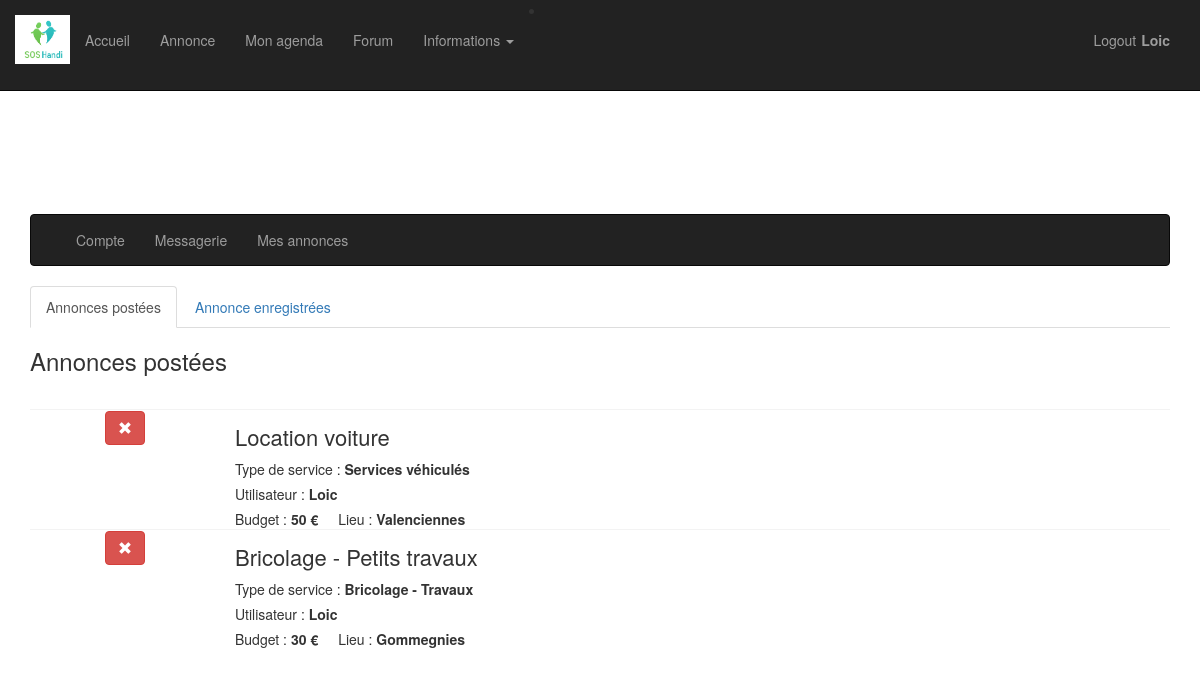
Page /View/mesAnnonces.php (signed in) on the committed database.
### tables this page shows
CREATE TABLE Annonce (
	idAnnonce int AUTO_INCREMENT PRIMARY KEY,
	demandeur int NOT NULL,
	FOREIGN KEY(demandeur) REFERENCES Utilisateur(idUtilisateur) ON DELETE CASCADE,
	titre varchar(255) NOT NULL,
	service int NOT NULL,
	FOREIGN KEY(service) REFERENCES Service(idService) ON DELETE CASCADE,
	lieu varchar(255) NOT NULL,
	prix int NOT NULL,
	message text NOT NULL
);

CREATE TABLE Service (
	idService int AUTO_INCREMENT NOT NULL PRIMARY KEY,
	nom varchar(128) NOT NULL
);

CREATE TABLE Utilisateur (
	idUtilisateur int AUTO_INCREMENT PRIMARY KEY,
    login varchar(32) NOT NULL UNIQUE,
    email varchar(32) NOT NULL UNIQUE,
    mdp varchar(12) NOT NULL,
	description text NOT NULL,
	dateNaiss date NOT NULL,
    typeU varchar(32) NOT NULL
);

### Model/fonctions_annonces.php (called while the page is built, shortened)
<?php
	function get_annonces_postees() {
		include('config.php');
		$query = 'SELECT demandeur, titre, service, lieu, prix, message FROM Annonce WHERE demandeur = ?';
		$stmt = $bdd->prepare($query);
		$stmt->bindValue(1, $_SESSION['user_id'], PDO::PARAM_INT);
		$stmt->execute();
		$lesAnnonces = $stmt->fetchAll();
		return $lesAnnonces;
	}
	function get_username_demandeur($demandeur) {
		include('config.php');
		$query = 'SELECT login FROM Utilisateur WHERE idUtilisateur = ?';
		$stmt = $bdd->prepare($query);
		$stmt->bindValue(1, $demandeur, PDO::PARAM_INT);
		$stmt->execute();
		if ($donnee = $stmt->fetch()) {
			return $donnee['login'];
		}
	}
	function get_nomService($idService) {
		include('config.php');
		$query = 'SELECT nom FROM Service WHERE idService = ?';
		$stmt = $bdd->prepare($query);
		$stmt->bindValue(1, $idService, PDO::PARAM_INT);
		$stmt->execute();
		if ($donnee = $stmt->fetch()) {
			return $donnee['nom'];
		}
	}
?>

### View/mesAnnonces.php (the view, shortened to what this page needs)
<!DOCTYPE html>
<html lang="en">
<head>
    <link href="../css/bootstrap.min.css" rel="stylesheet">
    <link href="../css/style.css" rel="stylesheet">
    <link href="../css/hover-min.css" rel="stylesheet">
    <link href="../css/swiper.min.css" rel="stylesheet">
    <link href="../css/profile.css" rel="stylesheet">
</head>
<body>
    <?php require("menu.php");?>
        <?php
		include('../Model/fonctions_annonces.php');
		?>
            <div class="container">
                <?php require("menuProfile.php");?>
                    <ul class="nav nav-tabs">
                        <li class="active"><a data-toggle="tab" href="#home">Annonces postées</a></li>
                        <li><a data-toggle="tab" href="#menu1">Annonce enregistrées</a></li>
                    </ul>
                    <div class="tab-content">
                        <div id="home" class="tab-pane fade in active">
                            <h3>Annonces postées</h3>
                            <div id="listannonceP" class="row">
                                <div class="col-xs-12">
                                    <div class="col-xs-12">
                                        <?php $annoncesP = get_annonces_postees();
                                    foreach ($annoncesP as $annonce) { ?>
                                            <div id="listannonce" class="row">
                                                <a href="#">
                                                    <div class="col-xs-3 col-sm-2 text-center no-padding">
                                                        <button type="button" class="glyphicon glyphicon-remove btn btn-danger"></button>
                                                    </div>
                                                    <div class="col-xs-9 col-sm-10">
                                                        <h4 class="title">
														<?php echo $annonce['titre'] ?>                                       </h4>
                                                        <div class="username"> Type de service : <span class="capitalize firstname">
														<?php $service = get_nomService($annonce['service']);
																echo $service ?></span></div>
                                                        <div class="username"> Utilisateur : <span class="capitalize firstname">
														<?php $username = get_username_demandeur($annonce['demandeur']);
																echo $username ?></span></div>
                                                        <div class="budget"> Budget : <b>
														<?php echo $annonce['prix'] ?> €</b> </div>
                                                        <div class="duration"> Lieu : <b>
														<?php echo $annonce['lieu'] ?> </b> </div>
                                                    </div>
                                                </a>
                                            </div>
                                            <?php } ?>
                                    </div>
                                </div>
                            </div>
                        </div>
                    </div>
            </div>
</body>
</html>

### css/style.css (style rules this page uses)
body { padding-top: 70px; }
#listannonceP { margin-top: 3%; }
#listannonce { border-top: 1px solid #F3F3F3; height: 120px; }
#listannonce a { display: block; width: 100%; height: 100%; color: #333333; }
#listannonce .title { color: #333333 !important; font-size: 22px; margin-top: 15px; font-weight: normal; }
#listannonce .username { font-weight: normal; margin-top: 5px; margin-bottom: 5px; }
#listannonce .username .firstname { font-weight: bold; }
#listannonce .budget, #listannonce .duration { width: auto; float: left; padding-right: 20px; }
@media (min-width:768px) { body { padding-top: 100px; } }

### rows in the picture
annonce: titre "Location voiture", service.nom "Services véhiculés", demandeur.login "Loic", prix "50", lieu "Valenciennes"
annonce: titre "Bricolage - Petits travaux", service.nom "Bricolage - Travaux", demandeur.login "Loic", prix "30", lieu "Gommegnies"

### other values in the picture
$_SESSION['username'] "Loic"
